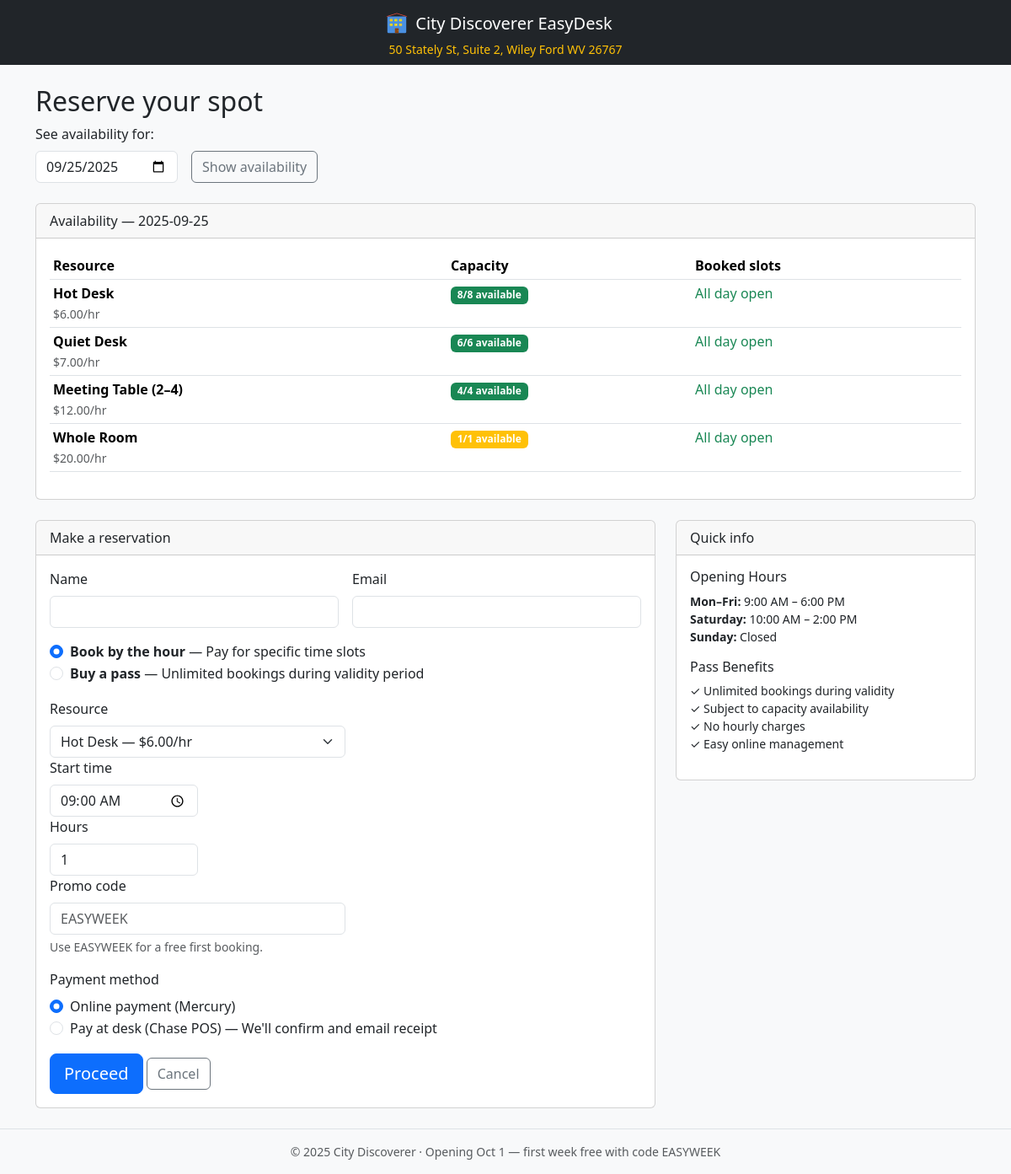
/book, run on an earlier commit of the app's database.
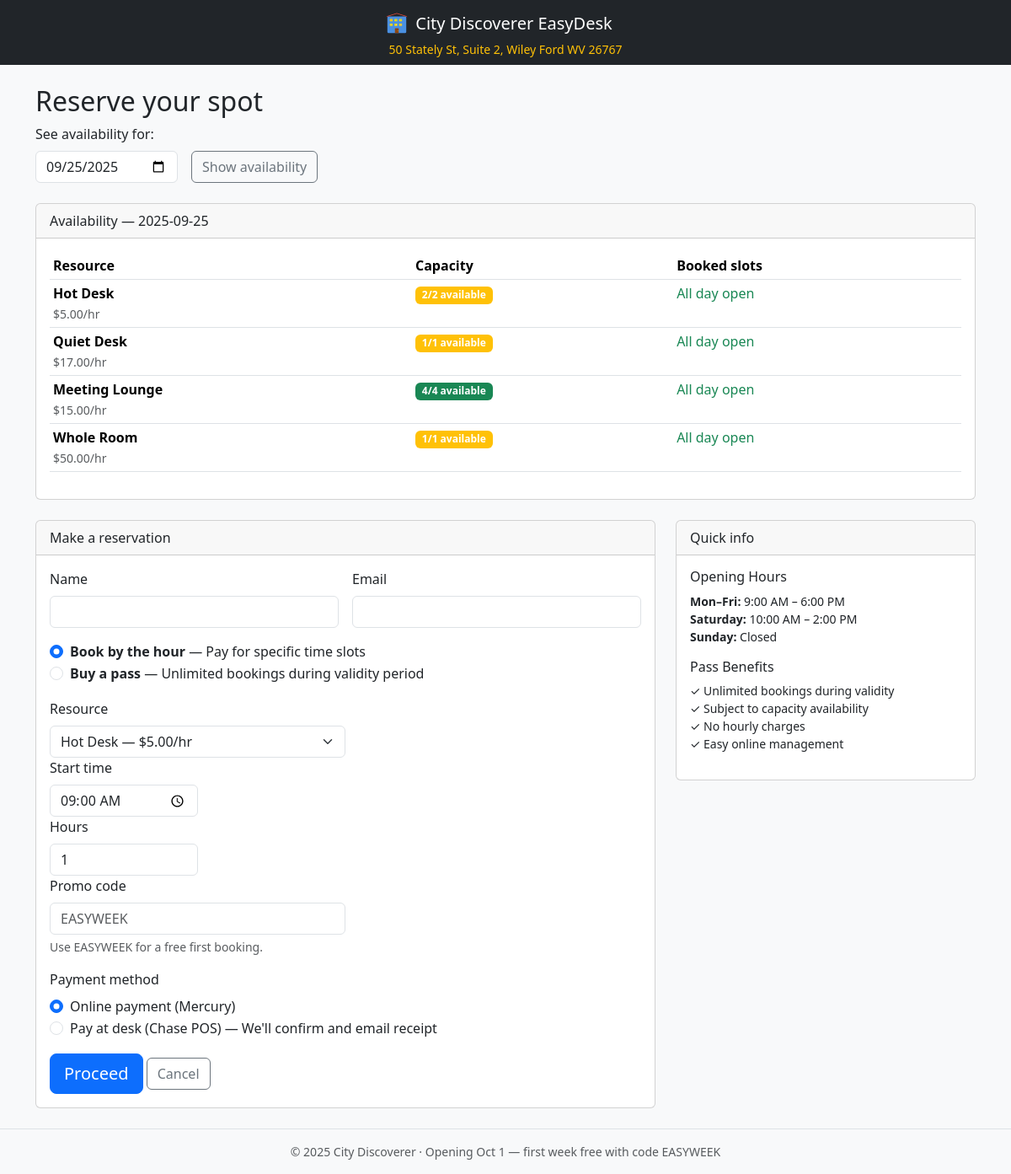
And on a later commit of the database.
### main.py (models this page shows, shortened)
class Resource(db.Model):
    id = db.Column(db.Integer, primary_key=True)
    name = db.Column(db.String(120), nullable=False)
    hourly_rate_cents = db.Column(db.Integer, nullable=False)
    day_rate_cents = db.Column(db.Integer, nullable=False, default=0)
    week_rate_cents = db.Column(db.Integer, nullable=False, default=0)
    month_rate_cents = db.Column(db.Integer, nullable=False, default=0)
    capacity = db.Column(db.Integer, default=10)
    opening_hours = db.Column(db.Text)  # JSON string
    active = db.Column(db.Boolean, default=True)

### main.py (the view)
@app.get("/book")
def book_page():
    resources = Resource.query.filter_by(active=True).all()
    date = request.args.get("date") or dt.date.today().isoformat()
    grouped = day_bookings(date)
    capacity_info = {}
    for r in resources:
        start_dt = parse_dt(date, "09:00")
        end_dt = parse_dt(date, "17:00")
        available = seats_left(r.id, start_dt, end_dt)
        capacity_info[r.id] = {"available": available, "total": r.capacity}
    return render_template("book.html",
                         resources=resources,
                         promo=PROMO_CODE,
                         date=date,
                         grouped=grouped,
                         capacity_info=capacity_info,
                         as_money=as_money,
                         use_mercury=USE_MERCURY,
                         allow_pos=ALLOW_POS_CHECKOUT)

### main.py (called while the page is built)
def parse_dt(date_str, time_str):
    y, m, d = map(int, date_str.split("-"))
    hh, mm = map(int, time_str.split(":"))
    return dt.datetime(y, m, d, hh, mm)

def seats_left(resource_id, start_dt, end_dt):
    resource = Resource.query.get(resource_id)
    if not resource:
        return 0
    used_seats = db.session.query(db.func.coalesce(db.func.sum(Booking.seats), 0)).filter(
        Booking.resource_id == resource_id,
        Booking.status.in_(["reserved", "paid", "checked_in", "free"]),
        Booking.start_dt < end_dt,
        Booking.end_dt > start_dt
    ).scalar() or 0
    return max(0, resource.capacity - used_seats)

def day_bookings(date_str):
    y, m, d = map(int, date_str.split("-"))
    start = dt.datetime(y, m, d, 0, 0)
    end = start + dt.timedelta(days=1)
    bookings = Booking.query.filter(
        Booking.start_dt < end,
        Booking.end_dt > start,
        Booking.status.in_(["reserved", "paid", "checked_in", "free"])
    ).order_by(Booking.resource_id, Booking.start_dt).all()
    grouped = {}
    for b in bookings:
        grouped.setdefault(b.resource_id, []).append(b)
    return grouped

### templates/book.html (shortened to what this page needs)
{% extends "base.html" %}
{% block content %}
<h2>Reserve your spot</h2>
<form method="get" action="/book" class="row g-3 mb-4">
  <div class="col-auto">
    <label class="form-label">See availability for:</label>
    <input type="date" name="date" value="{{ date }}" class="form-control">
  </div>
  <div class="col-auto align-self-end">
    <button class="btn btn-outline-secondary">Show availability</button>
  </div>
</form>
<div class="card mb-4">
  <div class="card-header">Availability — {{ date }}</div>
  <div class="card-body">
    <table class="table table-sm">
      <tr><th>Resource</th><th>Capacity</th><th>Booked slots</th></tr>
      {% for r in resources %}
      <tr>
        <td>
          <strong>{{ r.name }}</strong>
          <br><small class="text-muted">${{ "%.2f"|format(r.hourly_rate_cents/100) }}/hr</small>
        </td>
        <td>
          {% set info = capacity_info.get(r.id, {'available': r.capacity, 'total': r.capacity}) %}
          <span class="badge {{ 'bg-success' if info.available > 3 else 'bg-warning' if info.available > 0 else 'bg-danger' }}">
            {{ info.available }}/{{ info.total }} available
          </span>
        </td>
        <td>
          {% if grouped.get(r.id) %}
            {% for b in grouped.get(r.id) %}
              <span class="badge text-bg-secondary me-1">
                {{ b.start_dt.strftime("%I:%M %p") }}–{{ b.end_dt.strftime("%I:%M %p") }}
                ({{ b.status }})
              </span>
            {% endfor %}
          {% else %}
            <span class="text-success">All day open</span>
          {% endif %}
        </td>
      </tr>
      {% endfor %}
    </table>
  </div>
</div>
<div class="row">
  <div class="col-lg-8">
    <div class="card">
      <div class="card-header">Make a reservation</div>
      <div class="card-body">
        <form method="post" action="/book" class="row g-3">
          <div class="col-md-6">
            <label class="form-label">Name</label>
            <input required name="name" class="form-control" id="user-name">
          </div>
          <div class="col-md-6">
            <label class="form-label">Email</label>
            <input required name="email" type="email" class="form-control" id="user-email" oninput="checkActivePass()">
          </div>
          <div class="col-12">
            <div class="form-check">
              <input class="form-check-input" type="radio" name="booking_type" id="booking-hourly" value="hourly" checked onchange="toggleBookingType()">
              <label class="form-check-label" for="booking-hourly">
                <strong>Book by the hour</strong> — Pay for specific time slots
              </label>
            </div>
            <div class="form-check">
              <input class="form-check-input" type="radio" name="booking_type" id="booking-pass" value="pass" onchange="toggleBookingType()">
              <label class="form-check-label" for="booking-pass">
                <strong>Buy a pass</strong> — Unlimited bookings during validity period
              </label>
            </div>
          </div>
          <div id="hourly-options">
            <div class="col-md-6">
              <label class="form-label">Resource</label>
              <select name="resource_id" class="form-select">
                {% for r in resources %}
                <option value="{{ r.id }}">{{ r.name }} — ${{ "%.2f"|format(r.hourly_rate_cents/100) }}/hr</option>
                {% endfor %}
              </select>
            </div>
            <div class="col-md-3">
              <label class="form-label">Start time</label>
              <input required type="time" name="start_time" value="09:00" class="form-control">
            </div>
            <div class="col-md-3">
              <label class="form-label">Hours</label>
              <input required type="number" name="hours" value="1" min="0.5" step="0.5" class="form-control">
            </div>
            <div class="col-md-6">
              <label class="form-label">Promo code</label>
              <input name="promo" placeholder="{{ promo }}" class="form-control">
              <div class="form-text">Use {{ promo }} for a free first booking.</div>
            </div>
          </div>
          <div class="col-12">
            <label class="form-label">Payment method</label>
            <div class="form-check">
              <input class="form-check-input" type="radio" name="payment_method" id="payment-online" value="online" checked>
              <label class="form-check-label" for="payment-online">
                {% if use_mercury %}Online payment (Mercury){% else %}Online payment{% endif %}
              </label>
            </div>
            {% if allow_pos %}
            <div class="form-check">
              <input class="form-check-input" type="radio" name="payment_method" id="payment-pos" value="pos">
              <label class="form-check-label" for="payment-pos">
                Pay at desk (Chase POS) — We'll confirm and email receipt
              </label>
            </div>
            {% endif %}
          </div>
          <div class="col-12">
            <button class="btn btn-primary btn-lg" type="submit">Proceed</button>
            <a class="btn btn-outline-secondary" href="/">Cancel</a>
          </div>
        </form>
      </div>
    </div>
  </div>
  <div class="col-lg-4">
    <div class="card">
      <div class="card-header">Quick info</div>
      <div class="card-body">
        <h6>Opening Hours</h6>
        <ul class="list-unstyled small">
          <li><strong>Mon–Fri:</strong> 9:00 AM – 6:00 PM</li>
          <li><strong>Saturday:</strong> 10:00 AM – 2:00 PM</li>
          <li><strong>Sunday:</strong> Closed</li>
        </ul>
        <h6>Pass Benefits</h6>
        <ul class="list-unstyled small">
          <li>✓ Unlimited bookings during validity</li>
          <li>✓ Subject to capacity availability</li>
          <li>✓ No hourly charges</li>
          <li>✓ Easy online management</li>
        </ul>
      </div>
    </div>
  </div>
</div>
{% endblock %}

### templates/base.html (shortened to what this page needs)
<!doctype html>
<html>
<head>
  <link href="https://cdn.jsdelivr.net/npm/bootstrap@5.3.3/dist/css/bootstrap.min.css" rel="stylesheet">
</head>
<body class="bg-light">
<nav class="navbar navbar-expand-lg navbar-dark bg-dark">
  <div class="container">
    <div class="mx-auto text-center">
      <a class="navbar-brand d-flex align-items-center justify-content-center" href="/">
        City Discoverer EasyDesk
      </a>
      <div class="text-warning small">50 Stately St, Suite 2, Wiley Ford WV 26767</div>
    </div>
  </div>
</nav>
<main class="container py-4">
  {% block content %}{% endblock %}
</main>
<footer class="border-top py-3 text-center small text-muted">
  © 2025 City Discoverer · Opening Oct 1 — first week free with code EASYWEEK
</footer>
</body>
</html>

What changed in the data, as far as the page shows it:
changed Resource "Hot Desk": r.hourly_rate_cents/100 "6.00" → "5.00"; available "8" → "2"; total "8" → "2"
changed Resource "Quiet Desk": r.hourly_rate_cents/100 "7.00" → "17.00"; available "6" → "1"; total "6" → "1"
changed Resource: name "Meeting Table (2–4)" → "Meeting Lounge"; r.hourly_rate_cents/100 "12.00" → "15.00"
changed Resource "Whole Room": r.hourly_rate_cents/100 "20.00" → "50.00"
Also different on the page:
form field resource_id: "Hot Desk — $6.00/hr" → "Hot Desk — $5.00/hr"
